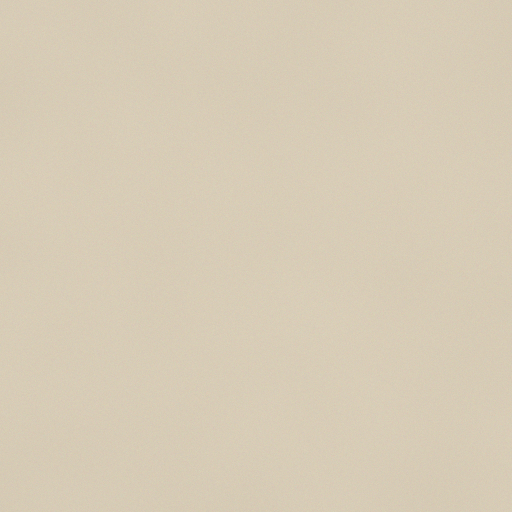
#> input picture examples/synthetic/day_00.png, 512 x 512 px
$ python -i counting.py   (imports and definitions only)
#> lines starting #> are read from the running program, lines starting #| are printed output that depends on the picture; after the words box and inside, x2 and y2 are one past the last pixel; in counts of white or black regions, pixels touching at a corner belong together
### src/settle_count/coverage.py
"""Coverage estimation for marine fouling settlement plates.

The estimator is deliberately simple and auditable: the plate surface is
modelled by a single background colour, every pixel is scored by its CIELAB
colour distance (delta-E 1976) from that background, and the score map is
thresholded to obtain the fouled area.

No trained model and no camera calibration are involved, so the same code runs
on any RGB photograph of a settlement plate, provided the plate surface fills
most of the cropped frame and fouling is chromatically distinct from it.
"""

from __future__ import annotations

from dataclasses import dataclass

import numpy as np
from scipy import ndimage as ndi
from skimage.color import rgb2lab
from skimage.filters import threshold_otsu

__all__ = [
    "CoverageResult",
    "analyze_coverage",
    "as_float_rgb",
    "coverage_map",
    "estimate_background",
    "fouling_mask",
    "fouling_score",
]

_MAD_TO_SIGMA = 1.4826
_NOISE_SIGMAS = 3.0
_MIN_FOULING_DELTA_E = 3.0
"""Absolute floor for the adaptive threshold, in delta-E units.

Camera noise and mild illumination gradients stay well below 3 delta-E for a
uniformly lit plate, while settled organisms and biofilm are tens of delta-E
away. The floor is what keeps a clean plate at zero coverage instead of
reporting the tail of the noise distribution.
"""

_EPS = 1e-9


@dataclass(frozen=True)
class CoverageResult:
    """Output of one coverage estimate.

    Attributes:
        fraction: Covered fraction of the analysed region, in [0, 1].
        heat: Per-pixel relative fouling signal, normalised to [0, 1] by the
            99th percentile of the analysed region.
        mask: Boolean fouled-pixel mask at the selected threshold.
        threshold: Threshold in CIELAB distance units (delta-E 1976).
        background_rgb: Background colour the score was computed against,
            as float RGB in [0, 1].
    """

    fraction: float
    heat: np.ndarray
    mask: np.ndarray
    threshold: float
    background_rgb: np.ndarray


def as_float_rgb(img: np.ndarray) -> np.ndarray:
    """Return an ``(H, W, 3)`` float RGB image in [0, 1].

    Args:
        img: Grayscale ``(H, W)``, RGB ``(H, W, 3)`` or RGBA ``(H, W, 4)``
            array. Integer dtypes are scaled by their dtype maximum; float
            input is clipped to [0, 1].

    Returns:
        Float64 RGB array of shape ``(H, W, 3)``.

    Raises:
        ValueError: If the array is not 2-D, or is 3-D with a channel count
            other than 3 or 4.
    """
    arr = np.asarray(img)
    if arr.ndim == 2:
        arr = np.repeat(arr[:, :, None], 3, axis=2)
    if arr.ndim != 3 or arr.shape[2] not in (3, 4):
        raise ValueError(f"expected an (H, W, 3) or (H, W, 4) image, got shape {arr.shape}")
    arr = arr[:, :, :3]
    if arr.dtype == np.uint8:
        return arr.astype(np.float64) / 255.0
    if arr.dtype == np.uint16:
        return arr.astype(np.float64) / 65535.0
    return np.clip(arr.astype(np.float64), 0.0, 1.0)


def _region_mask(shape: tuple[int, int], roi: np.ndarray | None) -> np.ndarray:
    """Return the boolean analysis region, defaulting to the whole image."""
    if roi is None:
        return np.ones(shape, dtype=bool)
    mask = np.asarray(roi, dtype=bool)
    if mask.shape != shape:
        raise ValueError(f"roi shape {mask.shape} does not match image shape {shape}")
    if not mask.any():
        raise ValueError("roi selects no pixels")
    return mask


def estimate_background(
    img: np.ndarray,
    *,
    roi: np.ndarray | None = None,
    levels: int = 8,
) -> np.ndarray:
    """Estimate the dominant plate colour of an image.

    Colours are quantised into ``levels`` bins per channel and the most
    populated bin is taken as the plate background; the returned colour is the
    per-channel median of the pixels in that bin, which is robust to sensor
    noise and to a scattered minority of fouled pixels.

    Args:
        img: Image array accepted by :func:`as_float_rgb`.
        roi: Optional boolean region to estimate from.
        levels: Histogram bins per channel (default 8, i.e. 32 grey levels).

    Returns:
        Float RGB background colour, shape ``(3,)``.

    Raises:
        ValueError: If ``roi`` does not match the image shape or selects no
            pixels.
    """
    rgb = as_float_rgb(img)
    region = _region_mask(rgb.shape[:2], roi)
    pixels = rgb[region]
    quantised = np.clip((pixels * levels).astype(np.int64), 0, levels - 1)
    keys = (quantised[:, 0] * levels + quantised[:, 1]) * levels + quantised[:, 2]
    counts = np.bincount(keys, minlength=levels**3)
    dominant = int(np.argmax(counts))
    return np.median(pixels[keys == dominant], axis=0)


def fouling_score(img: np.ndarray, background_rgb: np.ndarray) -> np.ndarray:
    """CIELAB distance of every pixel from ``background_rgb``.

    Colour distances are computed in the perceptually uniform CIELAB space, so
    a single threshold is meaningful for dark barnacles and pale tube worms
    alike, and is only weakly affected by brightness changes of the lamp.

    Args:
        img: Image array accepted by :func:`as_float_rgb`.
        background_rgb: Reference colour as float RGB in [0, 1].

    Returns:
        Float64 score map, same height and width as ``img``.

    Raises:
        ValueError: If ``background_rgb`` does not hold three values.
    """
    rgb = as_float_rgb(img)
    lab = rgb2lab(rgb)
    background = np.asarray(background_rgb, dtype=np.float64).ravel()
    if background.size != 3:
        raise ValueError(f"background_rgb must hold 3 values, got {background.size}")
    background = np.clip(background, 0.0, 1.0).reshape(1, 1, 3)
    background_lab = rgb2lab(background)[0, 0]
    return np.linalg.norm(lab - background_lab, axis=-1)


def analyze_coverage(
    img: np.ndarray,
    *,
    background: np.ndarray | None = None,
    roi: np.ndarray | None = None,
    smooth_sigma: float = 2.0,
    min_delta_e: float | None = None,
) -> CoverageResult:
    """Estimate coverage and return the intermediate maps.

    The score map is smoothed, then thresholded at the largest of: the Otsu
    threshold of the analysed region, a robust noise floor (median + 3 sigma of
    the MAD-based noise estimate) and a 3 delta-E absolute floor. The two floors
    keep an unfouled plate at zero coverage instead of splitting sensor noise in
    half; Otsu dominates as soon as genuine fouling is present.

    Args:
        img: Image array accepted by :func:`as_float_rgb`.
        background: Optional explicit plate colour as float RGB in [0, 1].
            Estimate it with :func:`estimate_background` when the plate covers
            less than about half of the frame.
        roi: Optional boolean region to analyse, e.g. the plate disc when the
            photograph includes the surrounding tray.
        smooth_sigma: Gaussian smoothing sigma of the score map, in pixels.
            Use 0 to threshold the raw pixel score.
        min_delta_e: Optional absolute threshold in delta-E units, overriding
            the adaptive threshold entirely.

    Returns:
        :class:`CoverageResult` with fraction, heatmap, mask and threshold.

    Raises:
        ValueError: If ``background`` or ``roi`` is malformed.
    """
    rgb = as_float_rgb(img)
    region = _region_mask(rgb.shape[:2], roi)
    if background is None:
        bg = estimate_background(rgb, roi=region)
    else:
        bg = np.asarray(background, dtype=np.float64).ravel()
        if bg.size != 3:
            raise ValueError(f"background must hold 3 values, got {bg.size}")
        bg = np.clip(bg, 0.0, 1.0)

    score = fouling_score(rgb, bg)
    smooth = ndi.gaussian_filter(score, smooth_sigma) if smooth_sigma > 0 else score
    values = smooth[region]
    if values.size == 0:
        raise ValueError("roi selects no pixels")

    if float(values.max()) <= _EPS:
        heat = np.zeros_like(smooth)
        mask = np.zeros_like(region)
        threshold = float("inf")
    else:
        median = float(np.median(values))
        mad = float(np.median(np.abs(values - median)))
        noise_floor = median + _NOISE_SIGMAS * _MAD_TO_SIGMA * mad
        otsu = float(threshold_otsu(values))
        threshold = (
            float(min_delta_e)
            if min_delta_e is not None
            else max(otsu, noise_floor, _MIN_FOULING_DELTA_E)
        )
        mask = (smooth > threshold) & region
        unit = max(float(np.percentile(values, 99.0)), _EPS)
        heat = np.clip(smooth / unit, 0.0, 1.0)
    heat = np.where(region, heat, 0.0)
    fraction = float(mask.sum()) / float(region.sum())
    return CoverageResult(
        fraction=fraction,
        heat=heat,
        mask=mask,
        threshold=threshold,
        background_rgb=np.asarray(bg, dtype=np.float64),
    )


# [30 lines left out: functions coverage_map, fouling_mask, not called in this run]

### src/settle_count/counting.py
"""Counting settled individuals, with touching individuals split by watershed.

The pipeline is the textbook one for clumped round objects:

1. segment fouled pixels with :func:`settle_count.coverage.analyze_coverage`;
2. compute the Euclidean distance transform of the binary mask and smooth it
   with a small Gaussian, which removes pixel-scale ridges without erasing the
   shallow saddles between two touching individuals;
3. find one seed per individual as an h-maximum of that distance transform;
4. run a seeded watershed on the negated distance transform, so every pixel of
   a clump is assigned to the individual whose seed basin it falls in.

h-maxima are used instead of peak detection because the only parameter is a
depth in pixels, derived from the image itself (a fraction of the typical
object radius), rather than an absolute intensity threshold.
"""

from __future__ import annotations

from dataclasses import dataclass

import numpy as np
from scipy import ndimage as ndi
from skimage.morphology import h_maxima
from skimage.segmentation import watershed

from .coverage import analyze_coverage

__all__ = ["CountResult", "count_settled", "label_areas"]

_SEED_DEPTH_FRACTION = 0.08
_DISTANCE_SMOOTH_SIGMA = 1.0
_MIN_OBJECT_PIXELS = 4
_ARTIFACT_AREA_FRACTION = 0.15
_NEIGHBOUR_STRUCTURE = ndi.generate_binary_structure(2, 1)


# [14 lines left out: function _remove_small_objects, not called in this run]


@dataclass(frozen=True)
class CountResult:
    """Output of one count.

    Attributes:
        labels: Integer label image, ``0`` for background, ``1..count`` for
            individuals.
        areas: Pixel area of each labelled individual, in label order.
    """

    labels: np.ndarray
    areas: np.ndarray

    # [16 lines left out: functions count, label_areas, not called in this run]


def count_settled(
    img: np.ndarray,
    *,
    background: np.ndarray | None = None,
    roi: np.ndarray | None = None,
    smooth_sigma: float = 2.0,
    min_delta_e: float | None = None,
    min_area: int | None = None,
    seed_depth: float | None = None,
) -> CountResult:
    """Count settled individuals in a photograph of a settlement plate.

    Args:
        img: Image array accepted by
            :func:`settle_count.coverage.as_float_rgb`.
        background: Optional explicit plate colour as float RGB in [0, 1].
        roi: Optional boolean region to analyse.
        smooth_sigma: Gaussian smoothing sigma applied to the colour-distance
            score before thresholding, in pixels.
        min_delta_e: Optional absolute segmentation threshold in delta-E
            units. Leave as ``None`` to derive it from the image.
        min_area: Minimum object area in pixels. ``None`` derives it as 15% of
            the median object area, which removes watershed slivers without
            deleting genuinely small settlers.
        seed_depth: h-maxima depth used to place seeds, in pixels. ``None``
            derives it as 8% of the 95th percentile of the smoothed distance
            transform, i.e. about 8% of the typical object radius.

    Returns:
        :class:`CountResult` holding the label image and per-individual areas.
    """
    coverage = analyze_coverage(
        img,
        background=background,
        roi=roi,
        smooth_sigma=smooth_sigma,
        min_delta_e=min_delta_e,
    )
    empty = CountResult(
        labels=np.zeros(coverage.mask.shape, dtype=np.int32),
        areas=np.zeros(0, dtype=np.int64),
    )
    mask = np.asarray(coverage.mask, dtype=bool)
    if not mask.any():
        return empty

    binary = ndi.binary_fill_holes(mask)
    binary = ndi.binary_closing(binary, structure=_NEIGHBOUR_STRUCTURE)
    binary = _remove_small_objects(binary, _MIN_OBJECT_PIXELS)
    if not binary.any():
        return empty

    distance = ndi.distance_transform_edt(binary)
    if _DISTANCE_SMOOTH_SIGMA > 0.0:
        distance = ndi.gaussian_filter(distance, _DISTANCE_SMOOTH_SIGMA)
    if seed_depth is None:
        depth = max(1.0, _SEED_DEPTH_FRACTION * float(np.percentile(distance[binary], 95.0)))
    else:
        depth = float(seed_depth)
    if depth <= 0.0:
        markers, marker_count = ndi.label(binary)
    else:
        markers, marker_count = ndi.label(h_maxima(distance, depth))
    if marker_count == 0:
        return empty

    segmented = watershed(-distance, markers, mask=binary).astype(np.int32)
    areas = label_areas(segmented)
    threshold_area = (
        float(min_area)
        if min_area is not None
        else max(float(_MIN_OBJECT_PIXELS), _ARTIFACT_AREA_FRACTION * float(np.median(areas)))
    )
    keep = np.flatnonzero(areas >= threshold_area) + 1
    if keep.size == 0:
        return empty

    remap = np.zeros(areas.size + 1, dtype=np.int32)
    remap[keep] = np.arange(1, keep.size + 1, dtype=np.int32)
    return CountResult(labels=remap[segmented], areas=areas[keep - 1].astype(np.int64))

>>> import cv2
>>> picture = cv2.imread('../../examples/synthetic/day_00.png', cv2.IMREAD_GRAYSCALE)
#> picture: shape (512, 512); min 197, max 211, mean 204
>>> result = count_settled(picture)
#> in _region_mask (call 2), `mask = np.asarray(roi, dtype=bool)`: mask: shape (512, 512) bool; every value is 1
#> in estimate_background, `counts = np.bincount(keys, minlength=levels**3)`: counts = 512 values, max 262144 at index 438, min 0 at index 0, mean 512
#> in estimate_background, `dominant = int(np.argmax(counts))`: dominant = 438
#> in analyze_coverage, `bg = estimate_background(rgb, roi=region)`: bg = [0.8, 0.8, 0.8]
#> in fouling_score, `lab = rgb2lab(rgb)`: lab: shape (512, 512, 3) float64; mean of channels 0, 1, 2 82, 0, 0
#> in fouling_score, `background = np.clip(background, 0.0, 1.0).reshape(1, 1, 3)`: background = [[0.8, 0.8, 0.8]]
#> in fouling_score, `background_lab = rgb2lab(background)[0, 0]`: background_lab = [82.05, -0.00207, 0.00393]
#> in fouling_score, `return np.linalg.norm(lab - background_lab, axis=-1)`:
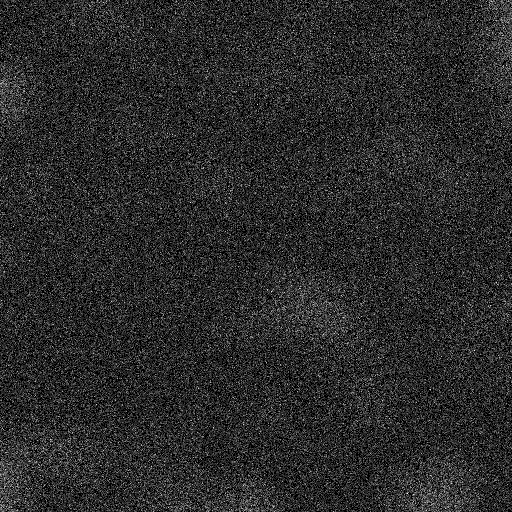
#> returned value: shape (512, 512) float64; min 0, max 2.53, mean 0.427; drawn with min black and max white
#> in analyze_coverage, `smooth = ndi.gaussian_filter(score, smooth_sigma) if smooth_sigma > 0 ..`:
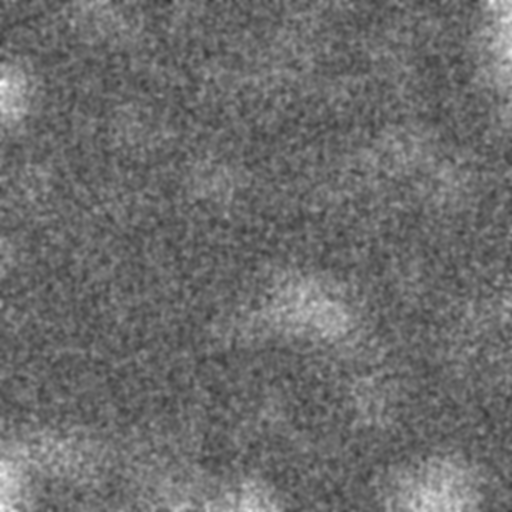
#> smooth: shape (512, 512) float64; min 0.205, max 0.978, mean 0.427
#> in analyze_coverage, `median = float(np.median(values))`: median = 0.416
#> in analyze_coverage, `mad = float(np.median(np.abs(values - median)))`: mad = 0.041
#> in analyze_coverage, `noise_floor = median + _NOISE_SIGMAS * _MAD_TO_SIGMA * mad`: noise_floor = 0.598
#> in analyze_coverage, `otsu = float(threshold_otsu(values))`: otsu = 0.454
#> in analyze_coverage, `threshold = ( float(min_delta_e) if min_delta_e is not None else max(o..`: threshold = 3
#> in analyze_coverage, `mask = (smooth > threshold) & region`: mask: shape (512, 512) bool; every value is 0
#> in analyze_coverage, `unit = max(float(np.percentile(values, 99.0)), _EPS)`: unit = 0.687
#> in analyze_coverage, `heat = np.clip(smooth / unit, 0.0, 1.0)`:
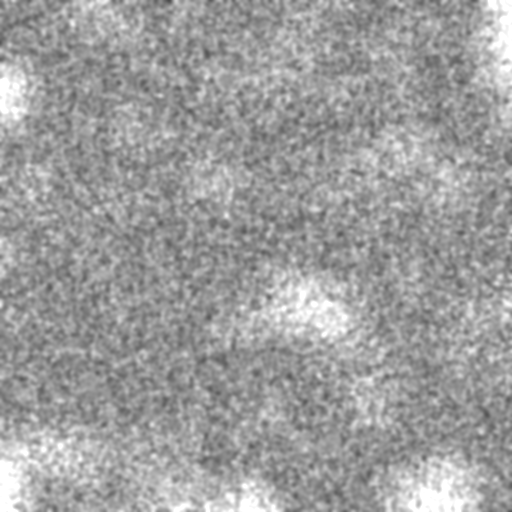
#> heat: shape (512, 512) float64; min 0.298, max 1, mean 0.621
#> in analyze_coverage, `fraction = float(mask.sum()) / float(region.sum())`: fraction = 0

$ run again, on examples/synthetic/day_07.png
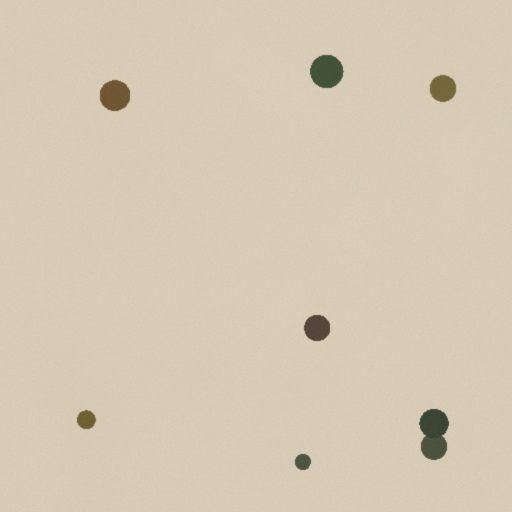
#> input picture examples/synthetic/day_07.png, 512 x 512 px
#> `picture = cv2.imread('../../examples/synthetic/day_00.png', cv2.IMREAD..`:
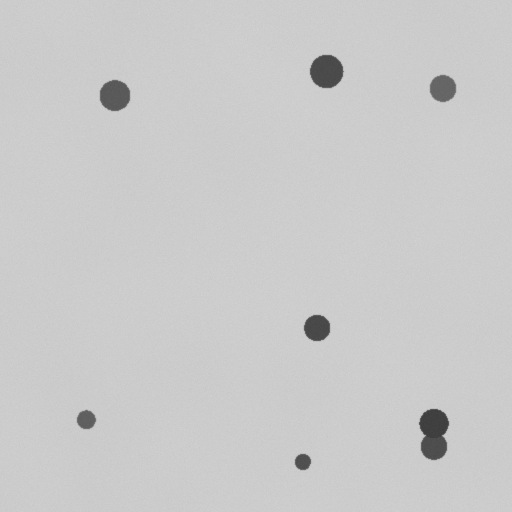
#> picture: shape (512, 512); min 59, max 211, mean 201.9
#> counts = 512 values, max 257196 at index 438, min 0 at index 0, mean 512
#> dominant = 438
#> bg = [0.8, 0.8, 0.8]
#> lab: shape (512, 512, 3) float64; mean of channels 0, 1, 2 81.2, 0, 0
#> in fouling_score, `background = np.clip(background, 0.0, 1.0).reshape(1, 1, 3)`: background = [[0.8, 0.8, 0.8]]
#> background_lab = [82.05, -0.00207, 0.00393]
#> median = 0.42
#> mad = 0.0435
#> noise_floor = 0.614
#> otsu = 21.18
#> in analyze_coverage, `mask = (smooth > threshold) & region`:
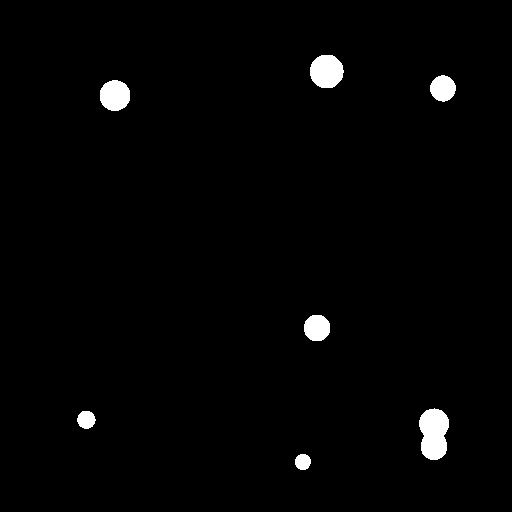
#> mask: shape (512, 512) bool; 1.7% white; 7 white regions, largest, box (x1, y1, x2, y2) and area: (419, 408, 449, 460) 1222, (310, 55, 344, 88) 894, (100, 80, 130, 111) 746
#> unit = 41.01
#> fraction = 0.0168
#> labels: shape (512, 512) int32; 8 distinct labels, from 0 to 7
#> count = 7
#> in _remove_small_objects, `areas = np.bincount(labels.ravel())`: areas = [257733, 894, 528, 746, 554, 1222, 261, 206]
#> in _remove_small_objects, `keep = areas >= int(min_size)`: keep = [True, True, True, True, True, True, True, True]
#> depth = 1
#> markers: shape (512, 512) int32; 9 distinct labels, from 0 to 8
#> marker_count = 8
#> segmented: shape (512, 512) int32; 9 distinct labels, from 0 to 8
#> in count_settled, `areas = label_areas(segmented)`: areas = [894, 528, 746, 554, 261, 684, 538, 206]
#> threshold_area = 81.9
#> in count_settled, `keep = np.flatnonzero(areas >= threshold_area) + 1`: keep = [1, 2, 3, 4, 5, 6, 7, 8]

$ run again, on examples/synthetic/day_21.png
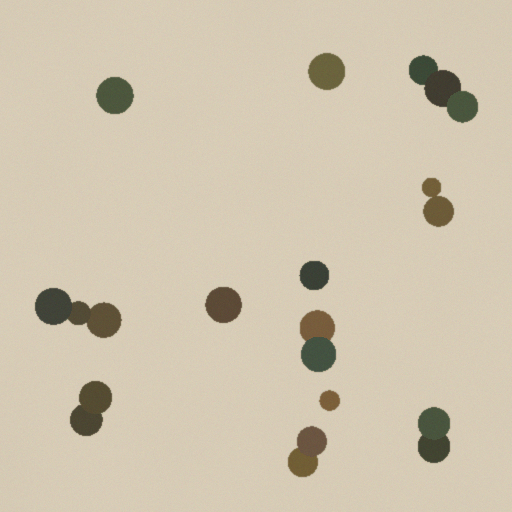
#> input picture examples/synthetic/day_21.png, 512 x 512 px
#> counts = 512 values, max 244270 at index 438, min 0 at index 0, mean 512
#> dominant = 438
#> bg = [0.8, 0.8, 0.8]
#> lab: shape (512, 512, 3) float64; mean of channels 0, 1, 2 79, 0, 0
#> in fouling_score, `background = np.clip(background, 0.0, 1.0).reshape(1, 1, 3)`: background = [[0.8, 0.8, 0.8]]
#> background_lab = [82.05, -0.00207, 0.00393]
#> median = 0.411
#> mad = 0.043
#> noise_floor = 0.602
#> otsu = 22.54
#> in analyze_coverage, `mask = (smooth > threshold) & region`:
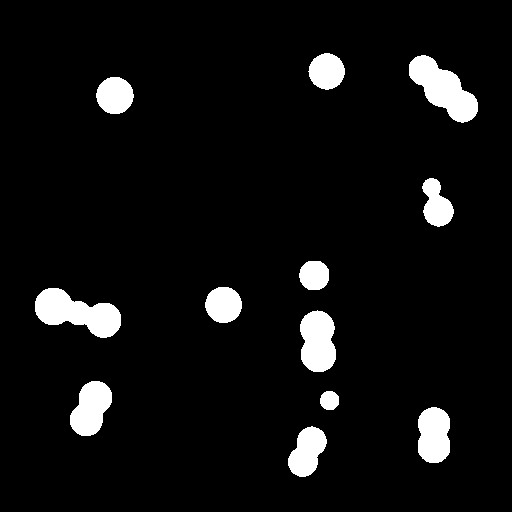
#> mask: shape (512, 512) bool; 6.2% white; 12 white regions, largest, box (x1, y1, x2, y2) and area: (35, 288, 121, 338) 2480, (409, 55, 478, 123) 2401, (300, 310, 336, 372) 1806
#> unit = 52.92
#> fraction = 0.0622
#> binary: shape (512, 512) bool; 6.2% white; 12 white regions, largest, box (x1, y1, x2, y2) and area: (35, 288, 121, 338) 2481, (409, 55, 478, 123) 2402, (300, 310, 336, 372) 1806
#> labels: shape (512, 512) int32; 13 distinct labels, from 0 to 12
#> count = 12
#> in _remove_small_objects, `areas = np.bincount(labels.ravel())`: areas = [245837, 1025, 2402, 1090, 1006, 718, 1049, 2481, 1806, 1593, 295, 1543, 1299]
#> in _remove_small_objects, `keep = areas >= int(min_size)`: keep = [True, True, True, True, True, True, True, True, True, True, True, True, True]
#> depth = 1.09
#> markers: shape (512, 512) int32; 22 distinct labels, from 0 to 21
#> marker_count = 21
#> in count_settled, `segmented = watershed(-distance, markers, mask=binary).astype(np.int32)`:
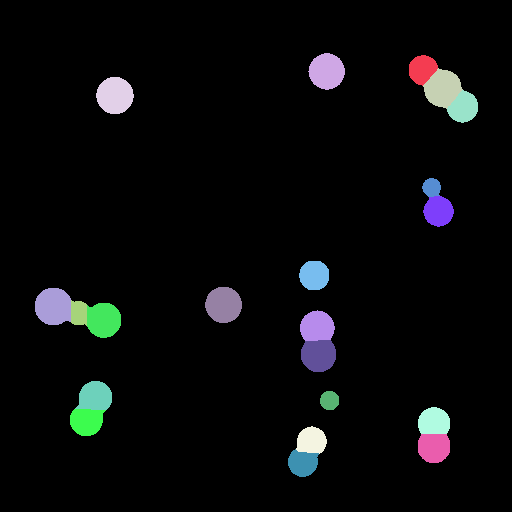
#> segmented: shape (512, 512) int32; 22 distinct labels, from 0 to 21; one colour per label, 0 black
#> in count_settled, `areas = label_areas(segmented)`: areas = 21 values, max 1121 at index 9, min 281 at index 5, mean 776.5
#> threshold_area = 114.8
#> in count_settled, `keep = np.flatnonzero(areas >= threshold_area) + 1`: keep = 21 values from 1 to 21
